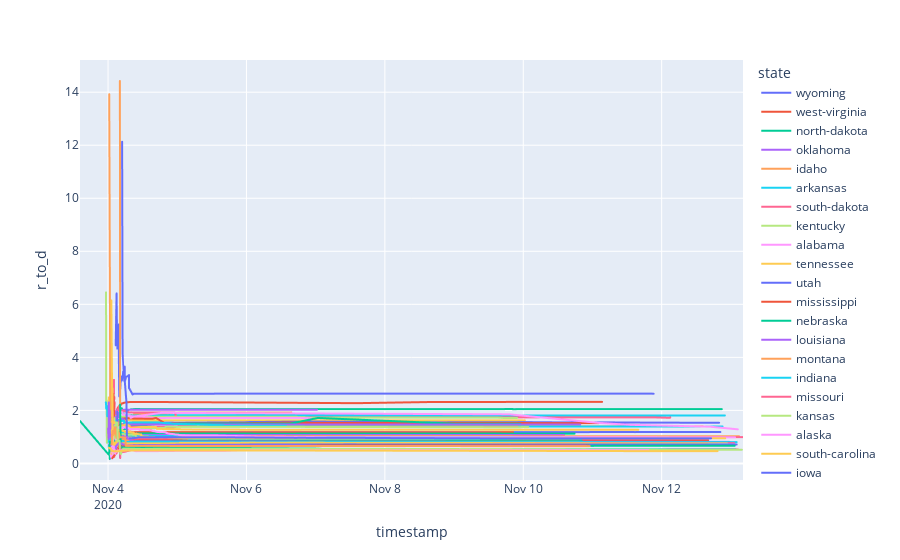

Write notebook code for a chart like this one.
### Code cell
# fig = go.Figure()
# fig.add_trace(go.Scatter(x=dfn.index,y=dfn['r_to_d'],name='Ratio',mode='markers',))
fig = px.line(dfn,x=dfn.index,y=dfn['r_to_d'],color=dfn['state'], category_orders={"state":sortedstates.index.tolist(), })
pio.write_html(fig, file=f'ratio.html', auto_open=True)
fig.show()
